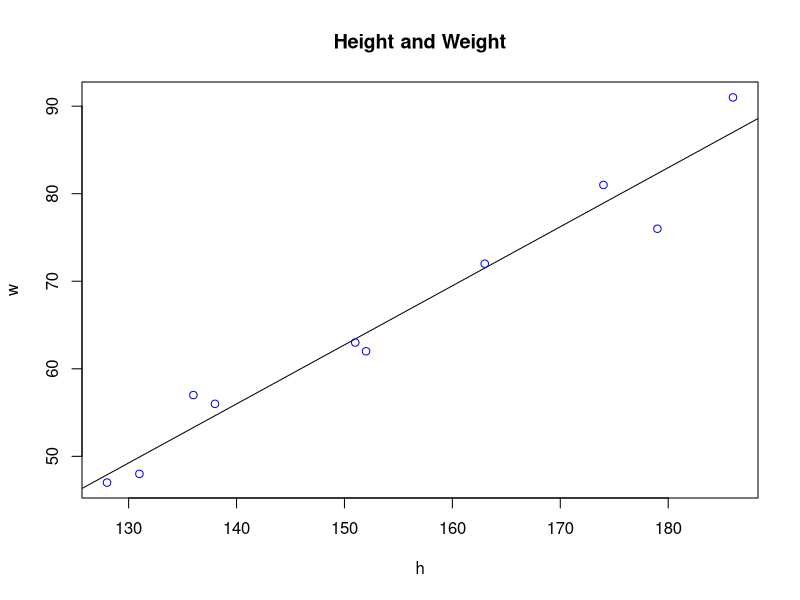

The R script that drew this image:
# Predict weight based on height

# Vector: height of people in cm
h <- c(151,174,138,186,128,136,179,163,152,131)
# Vector: weight of the same people in kg
w <- c(63,81,56,91,47,57,76,72,62,48)

# Linear regression
# Find relation of weight / height
relation <- lm(w~h)

print(summary(relation))

plot(h, w, col="Blue", main="Height and Weight", abline(relation))
